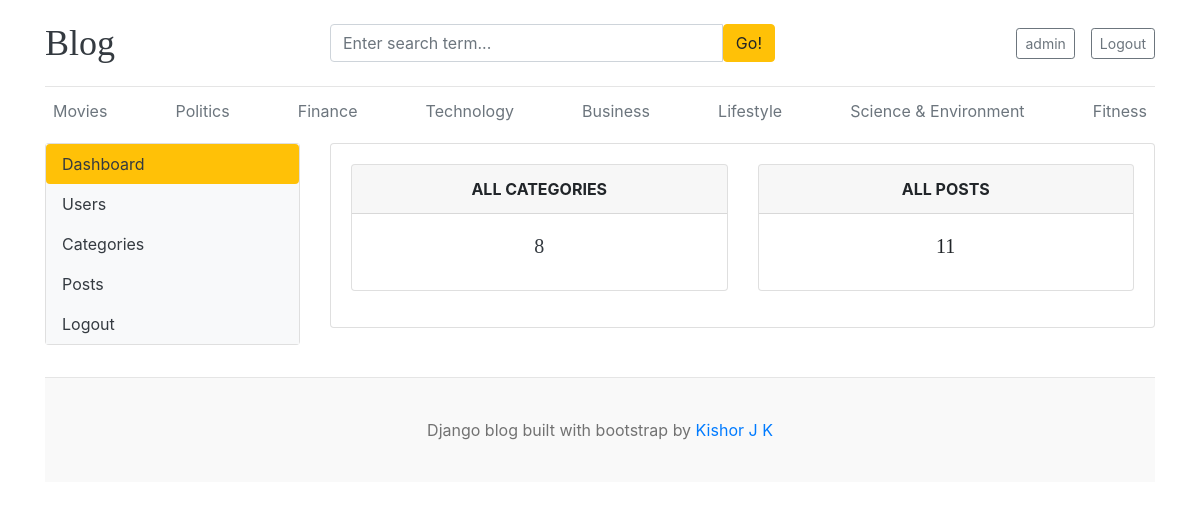
The page /dashboard/ (signed in) on the database its author committed.
### blogs/models.py (models this page shows, shortened)
class Category(models.Model):
    category_name = models.CharField(max_length=50, unique=True)
    created_at = models.DateTimeField(auto_now_add=True)
    updated_at = models.DateTimeField(auto_now=True)
    class Meta:
        verbose_name_plural = 'Categories'

### assignments/models.py (models this page shows, shortened)
class Sociallinks(models.Model):
    platform_name = models.CharField(max_length=25)
    platform_url = models.URLField(max_length=200)
    created_at = models.DateTimeField(auto_now_add=True)
    updated_at = models.DateTimeField(auto_now=True)

### dashboards/views.py (the view)
# urls.py: path('dashboard/', include('dashboards.urls')),
@login_required(login_url='login')
def dashboard(request):
    category_count = Category.objects.all().count()
    blogs_count = Blog.objects.all().count()
    context = {
        'category_count': category_count,
        'blogs_count': blogs_count
    }
    return render(request, 'dashboards/dashboard.html', context)

### blogs/context_processors.py (called while the page is built)
def get_categories(request):
    categories = Category.objects.all()
    return {'categories': categories}

def get_social_links(request):
    social_links = Sociallinks.objects.all()
    return {'social_links': social_links}

### templates/dashboards/dashboard.html
{% extends 'base.html' %}
{% block content %}
<div class="row">
  <div class="col-md-3 mb-3">
    {% include 'dashboards/sidebar.html' %}
  </div>
  <div class="col-md-9">
    <div class="card mb-3">
      <div class="card-body">
        <div class="row">
          <div class="col-md-6">
          <div class="card border-default mb-3">
              <div class="card-header text-center text-uppercase font-weight-bold">All Categories</div>
             <div class="card-body text-dark">
              <h5 class="card-title text-center">{{ category_count }}</h5>
            </div>
          </div>
          </div>
          <div class="col-md-6">
          <div class="card border-default mb-3">
              <div class="card-header text-center text-uppercase font-weight-bold">All posts</div>
              <div class="card-body text-center">
                <h5 class="card-title">{{ blogs_count }}</h5>
              </div>
          </div>
          </div>
        </div>
      </div>
    </div>
  </div>
</div>
{% endblock %}

### templates/base.html (shortened to what this page needs)
{% load static %}
<!DOCTYPE html>
<html lang="en">
<head>
    <link href="https://getbootstrap.com/docs/4.0/dist/css/bootstrap.min.css" rel="stylesheet">
    <link href="{% static 'css/blog.css' %}" rel="stylesheet">
    <link rel="stylesheet" href="https://cdnjs.cloudflare.com/ajax/libs/font-awesome/4.7.0/css/font-awesome.min.css">
  </head>
<body>
    <div class="container">
      <header class="blog-header py-3">
        <div class="row align-items-center">
          <div class="col-md-3 col-12 mb-2 mb-md-0">
            <a class="blog-header-logo text-dark" href="/">Blog</a>
          </div>
          <div class="col-md-5 col-12 mb-2 mb-md-0">
            <form action="{% url 'search' %}" method="get">
              <div class="input-group">
                <input class="form-control" type="text" name="keyword" placeholder="Enter search term..." aria-label="Enter search term..." aria-describedby="button-search" />
                <button type="submit" class="btn btn-warning" id="button-search">Go!</button>
              </div>
            </form>
          </div>
          <div class="col-md-4 col-12 d-flex justify-content-md-end justify-content-center align-items-center">
            {% if not user.is_authenticated %}
              <a class="btn btn-sm btn-warning mr-2" href="{% url 'login' %}">Sign In</a>
              <a class="btn btn-sm btn-outline-secondary" href="{% url 'register' %}">Create Account</a>
            {% else %}
              <a class="btn btn-sm btn-outline-secondary" href="{% url 'dashboard' %}">{{ user.username }}</a>
              <a class="btn btn-sm btn-outline-secondary" href="{% url 'logout' %}">Logout</a>
            {% endif %}
          </div>
        </div>
      </header>
      <div class="nav-scroller py-1 mb-2">
      <nav class="nav d-flex justify-content-between">
        {% for category in categories %}
          <a class="p-2 text-muted" href="{% url 'posts_by_category' category.id %}">
                {{ category.category_name }}
            </a>
        {% empty %}
            <p>No categories found.</p>
        {% endfor %}
      </nav>
      </div>
{% block content %}
{% endblock %}
<footer class="blog-footer">
  <p>Django blog built with bootstrap by
    {%if social_links %}
    {% for link in social_links %}
    {% if link.platform_name == 'Linkedin' %}
      <a href="{{ link.platform_url }}" target="_blank">Kishor J K</a></p>
    {% endif %}
    {% endfor %}
    {% endif %}
</footer>
</body>
</html>

### blog_main/static/css/blog.css (style rules this page uses)
.blog-header { border-bottom: 1px solid #e5e5e5; }
.blog-header-logo { font-family: "Playfair Display", Georgia, "Times New Roman", serif; font-size: 2.25rem; }
h1, h2, h3, h4, h5, h6 { font-family: "Playfair Display", Georgia, "Times New Roman", serif; }
.blog-footer { padding: 2.5rem 0; color: #727272; text-align: center; background-color: #f9f9f9; border-top: 0.05rem solid #e5e5e5; }
.blog-footer p:last-child { margin-bottom: 0; }

### rows shown on the page
Category: category_name "Movies"
Category: category_name "Politics"
Category: category_name "Finance"
Category: category_name "Technology"
Category: category_name "Business"
Category: category_name "Lifestyle"
Category: category_name "Science & Environment"
Category: category_name "Fitness"

### other values the page prints
{{ user.username }} "admin"
{{ category_count }} "8"
{{ blogs_count }} "11"
